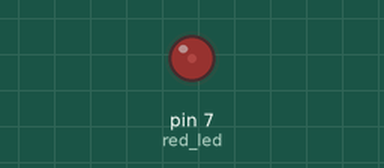
This program was run on a simulated Raspberry Pi (header pin numbers). Shown: output pins drawn as LEDs (lit = HIGH). At 2.0 s the program stops and its outputs stay as they are.

Above: at 0.15 s.
At 1.05 s:
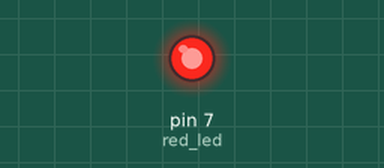
At 1.65 s:
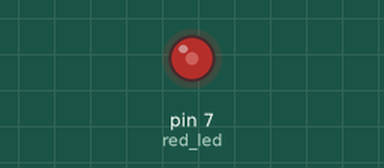
Timing chart, 0 to 3.5 s (numbered marks = the images above):
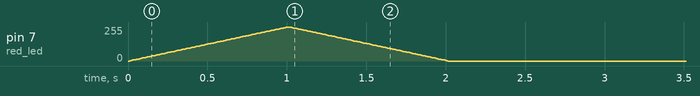

The program:

DimLed.py
```python
import RPi.GPIO as GPIO
import time

GPIO.setwarnings(False)
GPIO.setmode(GPIO.BOARD)
GPIO.setup(7,GPIO.OUT)

def dim():
    red_led = GPIO.PWM(7,100)
    red_led.start(0)
    pause_time = 0.010
    for i in range(0,100+1):
        red_led.ChangeDutyCycle(i)
        time.sleep(pause_time)
    for i in range(100,0,-1):
        red_led.ChangeDutyCycle(i)
        time.sleep(pause_time)
    GPIO.cleanup()
dim()
```

Measured:
- by itself, pin 7 (red_led): rises from 0/255 to 255/255 in 0.99 s, then falls to 0/255 in 1.0 s
